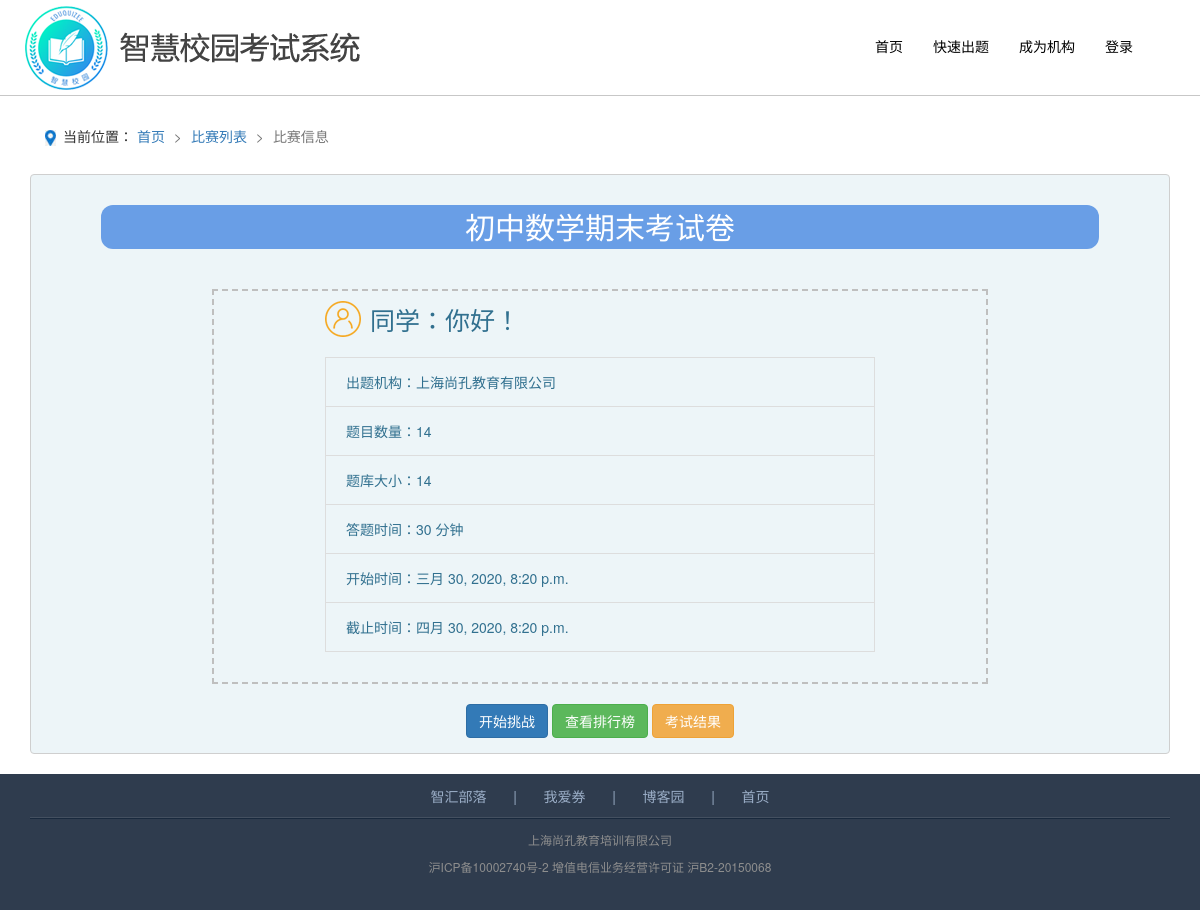
/match/info_10/, run on the app's committed database.
### matchapp/models.py (models this page shows)
class MatchConfig(CreateUpdateMixin):
    mname = models.CharField(max_length=20, null=False, unique=True, verbose_name='比赛名称', help_text='比赛名称')
    mtime = models.SmallIntegerField(null=False, verbose_name='考试总时间', help_text='考试总时间', default=0)
    topicount = models.SmallIntegerField(null=False, verbose_name='总题数', help_text='总题数', default=10)
    stime = models.DateTimeField(null=False, verbose_name='比赛开始时间', help_text='比赛开始时间')
    etime = models.DateTimeField(null=False, verbose_name='比赛截止时间', help_text='比赛截止时间')
    mregular = models.TextField(null=False, max_length=100, verbose_name='比赛规则', help_text='比赛规则')
    isaddinfo = models.BooleanField(null=False, default=0, verbose_name='是否添加其他信息', help_text='是否添加其他信息')
    uname = models.BooleanField(default=0, null=True, verbose_name='用户名', help_text='用户名')
    uaddr = models.BooleanField(default=0, null=True, verbose_name='用户住址', help_text='用户住址')
    uemail = models.BooleanField(default=0, null=True, verbose_name='邮箱', help_text='邮箱')
    uschool = models.BooleanField(default=0, null=True, verbose_name='毕业院校', help_text='毕业院校')
    ugender = models.BooleanField(default=0, null=True, verbose_name='性别', help_text='性别')
    uage = models.BooleanField(default=0, null=True, verbose_name='年龄', help_text='年龄')
    umobile = models.BooleanField(default=0, null=True, verbose_name='手机号', help_text='手机号')
    uweixin = models.BooleanField(default=0, null=True, verbose_name='微信', help_text='微信')
    uid = models.BooleanField(default=0, null=True, verbose_name='身份证号', help_text='身份证号')
    option_fields = models.TextField(max_length=255, null=True, verbose_name='下拉框字段',
                                     help_text='下拉框字段选项配置，,号隔开，每个字段由:和#号组成。'
                                               '如 name:vervbose:吃饭#喝水#睡觉，name:verbose:上班#学习#看电影')
    qinfo = models.ForeignKey(to='topicapp.TopicInfo', to_field='id', on_delete=models.CASCADE)
    auinfo = models.ForeignKey(to='userapp.AuthUser', to_field='id', on_delete=models.CASCADE)
    class Meta:
        verbose_name_plural = '配置比赛'
        verbose_name = '配置比赛'

### userapp/models.py (models this page shows)
class AuthUser(CreateUpdateMixin):
    oemail = models.EmailField(max_length=64, null=False, unique=True, verbose_name='邮箱', help_text='邮箱')
    oname = models.CharField(max_length=32, null=False, unique=True, verbose_name='公司名称', help_text='公司名称')
    oreluname = models.CharField(max_length=20, null=False, verbose_name='真实姓名', help_text='真实姓名')
    oumobile = models.DecimalField(max_digits=11, decimal_places=0, null=False, verbose_name='认证手机号', help_text='认证手机号')
    otypechoice = (
        (0, '互联网IT'),
        (1, '金融'),
        (2, '房地产/建筑'),
        (3, '贸易/零售/物流'),
        (4, '教育/传媒/广告'),
        (5, '服务业'),
        (6, '市场/销售'),
        (7, '人事/财务/行政'),
        (8, '其他'),
    )
    otype = models.IntegerField(choices=otypechoice, default=4, null=False, verbose_name='公司类型', help_text='公司类型')
    userinfo = models.OneToOneField(to='RegUser', to_field='id', on_delete=models.CASCADE, related_name='authuser')
    class Meta:
        verbose_name = '机构用户'
        verbose_name_plural = '机构用户'

### topicapp/models.py (models this page shows)
class TopicInfo(models.Model):
    qsize = models.SmallIntegerField(null=False, default=0, verbose_name='题库大小', help_text='题库大小')
    qname = models.CharField(null=False, max_length=20, unique=True, verbose_name='题库名', help_text='题库名')
    qselect = models.SmallIntegerField(null=False, default=0, verbose_name='选择题数', help_text='选择题数')
    qfillblank = models.SmallIntegerField(null=False, default=0, verbose_name='填空题数', help_text='填空题数')
    qucount = models.SmallIntegerField(null=False, default=0, verbose_name='参与人次', help_text='参与人次')
    qhasmatch = models.SmallIntegerField(null=False, default=0, verbose_name='已出比赛数', help_text='已出比赛数')
    fbinfo = models.ManyToManyField(to='FillbankSub')
    chinfo = models.ManyToManyField(to='ChoiceSub')
    aid = models.ForeignKey(to='userapp.AuthUser', to_field='id', on_delete=models.CASCADE)
    topichoice = (
        (0, '技术类'),
        (1, '教育类'),
        (2, '文化类'),
        (3, '常识类'),
        (4, '地理类'),
        (5, '体育类'),
        (6, '面试类'),
        (7, '热门题库'),
    )
    qtype = models.SmallIntegerField(choices=topichoice, default=7, null=False, verbose_name='题库类型', help_text='题库类型')
    class Meta:
        verbose_name_plural = '题库信息'
        verbose_name = '题库信息'

### matchapp/views.py (the view, shortened to what this page needs)
# urls.py: url(r'^info_(?P<mid>\d+)/$', views.matchinfo, name='info'),
def matchinfo(request, mid):
    if request.method == 'GET':
        match_obj = MatchConfig.objects.filter(pk=int(mid)).first()
        if not match_obj:
            return render(request, 'err.html', {'errmsg': CompetitionError.CompetitionRequestError[1] + ' 当前页面已飞向银河系了，要不你去找啊'})
        code = uuid.uuid4().hex  # 将uuid对象转换成16进制的字符串
        current_url = reverse('match:exam', kwargs=({'mid': mid, 'tokencode': code}))
        response = {'match_obj': match_obj, 'current_url': current_url}
        if not match_obj.isaddinfo:
            return render(request, "matchapp/matchinfo.html", response)

### templates/matchapp/matchinfo.html (shortened to what this page needs)
{% extends 'base.html' %}
{% block css %}
    <link rel="stylesheet" href="/static/css/extend.css">
{% endblock %}
{% block content %}
    <div class="container matchinfo">
        <ul class="breadcrumb">
            <span class="cur-pos">当前位置：</span>
            <li><a href="/">首页</a> </li>
            <li><a href="{% url 'match:list' %}">比赛列表</a> </li>
            <li class="active">比赛信息</li>
        </ul>
        <div class="main-content alert alert-info">
            <div class="report-result">
                <h1 class="rep-title img-responsive">{{ match_obj.mname }}</h1>
                <div class="res-table">
                    <span class="header-welcome img-responsive">{{ request.session.username }} 同学：你好！</span>
                    <div class="res-detail">
                        <table class="table table-bordered">
                            <tbody>
                            <tr>
                                <td>出题机构：{{ match_obj.auinfo.oname }}</td>
                            </tr>
                            <tr>
                                <td>题目数量：{{ match_obj.topicount }}</td>
                            </tr>
                            <tr>
                                <td>题库大小：{{ match_obj.qinfo.qsize }}</td>
                            </tr>
                            <tr>
                                <td>答题时间：{{ match_obj.mtime }} 分钟</td>
                            </tr>
                            <tr>
                                <td>开始时间：{{ match_obj.stime }}</td>
                            </tr>
                            <tr>
                                <td>截止时间：{{ match_obj.etime }}</td>
                            </tr>
                            </tbody>
                        </table>
                    </div>
                </div>
                <div class="footer-button">
                    <button type="button" class="btn btn-primary" id="challage">开始挑战</button>
                    <a href="{% url 'match:rank' match_obj.id %}" type="button" class="btn btn-success" id="showrank">查看排行榜</a>
                    <a href="{% url 'match:result' match_obj.id %}" type="button" class="btn btn-warning" id="showrank">考试结果</a>
                </div>
            </div>
        </div>
    </div>
{% endblock %}

### static/css/extend.css (style rules this page uses)
ul { padding: 0; }
.breadcrumb > li + li:before { color: #777; content: "> "; padding: 0 5px; }
.container .breadcrumb { background-color: white; margin-top: 20px; }
.container .breadcrumb .cur-pos { background: url("/static/images/position.jpg") no-repeat 0 4px; padding-left: 18px; }
.matchinfo .main-content { width: 100%; background-color: #edf5f8; border: 1px solid #cfcfcf; }
.matchinfo .main-content .rep-title { background-color: #699ee6; width: 90%; margin: 15px auto; border-radius: 12px; text-align: center; font-size: 30px; height: 44px; line-height: 44px; color: #FFF; }
.matchinfo .main-content .res-table { padding: 10px 10% 10px; border: 2px dashed #bfbfbf; width: 70%; margin: 40px auto 20px; }
.matchinfo .main-content .res-table .header-welcome { background: url("/static/images/person.png") no-repeat left center; height: 36px; line-height: 36px; font-size: 25px; padding-left: 45px; }
.matchinfo .main-content .res-table span { margin-bottom: 20px; display: inline-block; }
.matchinfo .main-content .res-table .res-detail td { padding: 14px 20px; }
.matchinfo .main-content .footer-button { text-align: center; position: relative; top: 0; bottom: 0; left: 0; right: 0; }

### data on the page
MatchConfig: mname "初中数学期末考试卷", auinfo.oname "上海尚孔教育有限公司", topicount "14", qinfo.qsize "14", mtime "30", stime "三月 30, 2020, 8:20 p.m.", etime "四月 30, 2020, 8:20 p.m."
